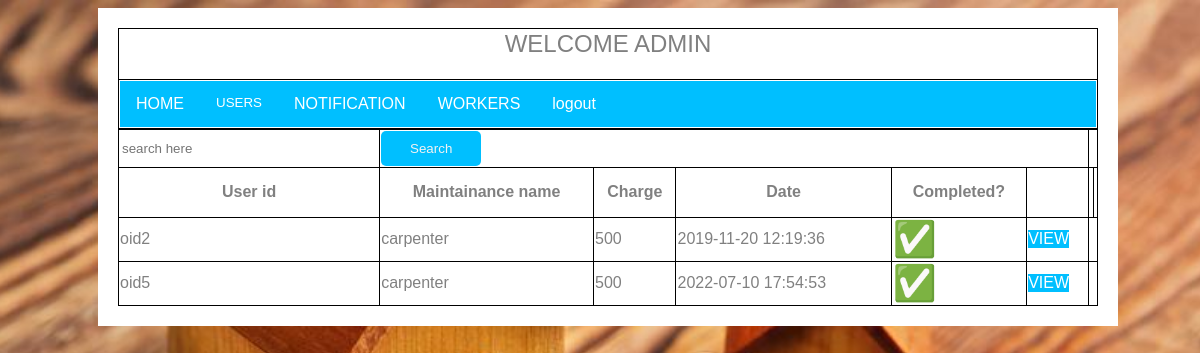
The app's page /admin_maintainance.php with its own data.
### tables this page shows
CREATE TABLE `maintainance` (
  `mid` int(15) NOT NULL,
  `num` int(15) DEFAULT NULL,
  `no` varchar(15) DEFAULT NULL,
  `mname` varchar(20) DEFAULT NULL,
  `mcharge` int(10) DEFAULT NULL,
  `mdate` datetime DEFAULT current_timestamp(),
  `mcomplete` int(2) DEFAULT 0
);

### admin_maintainance.php (the view, shortened to what this page needs)
<html>
<head>
<link rel="stylesheet" type="text/css" href="css/style.css">
<link rel="stylesheet" type="text/css" href="css/linkbut.css">
<link rel="stylesheet" type="text/css" href="css/tacen.css">
<link rel="stylesheet" href="https://cdnjs.cloudflare.com/ajax/libs/font-awesome/4.7.0/css/font-awesome.min.css">
</head>
<body>
  <div class="content">
<?php
include 'admin_home3.php';
?>
<table><tr><form name="searching" method="POST" action="admin_maintainancesearch.php" onsubmit="return checkdata()" >
<td bgcolor="white" border="2">
<input type="text" name="search" placeholder="search here"></td><td colspan="5"><input type="submit"  name="sear" class="login" value="Search"></td></form>
</tr><tr>
  <th>User id</th>
<th>Maintainance name</th>
<th>Charge</th>
<th>Date</th>
<th>Completed?</th>
<td></td>
<td></td>
<td></td>
</tr>
<?php
$sql=$conn->query("select * from maintainance");
if($sql->num_rows >0)
{
While($row=mysqli_fetch_assoc($sql))
{
echo '<form>';
  $mid=$row['mid'];
echo '<tr><td>'. $row['no'].'</td>';
echo '<td>'. $row['mname'].'</td>';
echo '<td>'. $row['mcharge'].'</td>';
echo '<td>'. $row['mdate'].'</td>';
$mcom=$row['mcomplete'];
if($mcom=="1")
        {
                echo'<td><span style="font-size:35px;">&#9989;</span></td>';
echo '<td><a href="viewmaint.php?id='.$mid.'&name='.$no.'">VIEW</td></tr>';
        }
}
}
echo'</form>';
?>
</body>
</html>

### css/style.css (style rules this page uses)
html { overflow-x: hidden; }
body { line-height: 1.7; color: gray; font-weight: 400; font-size: 1rem; }
a { -webkit-transition: .3s all ease; -o-transition: .3s all ease; transition: .3s all ease; }

### css/linkbut.css (style rules this page uses)
a:link, a:visited { background-color: #00BFFF; color: white; text-align: center; text-decoration: none; display: inline-block; }

### css/tacen.css (style rules this page uses)
table, tr, th,td { border: 1px solid black; }
table { border-collapse: collapse; width:100%; }
th { height: 50px; }
.content { max-width: 1000px; margin: auto; background: white; padding: 10px; }
input { border:0; }
body { background:#555; }
.login { text-align: center; color:#ADD8E6; }

### dropdown.css (style rules this page uses)
.login { background-color:#00BFFF; text-align: center; width:100px; height:35px; color: #f2f2f2; border-radius: 5px; }
body { font-family: Arial, Helvetica, sans-serif; }

### admin_home3.php (style rules this page uses)
body { background-image:url("images/im1.jpg"); height:100%; width:100%; background-position:center; background-repeat:no-repeat; background-size:cover; }
a { background-color: #00BFFF; color: white; }
.content { max-width:1000px; margin: auto; background: white; padding: 10px; }

### records on screen
maintainance: no "oid2", mname "carpenter", mcharge "500", mdate "2019-11-20 12:19:36"
maintainance: no "oid5", mname "carpenter", mcharge "500", mdate "2022-07-10 17:54:53"
